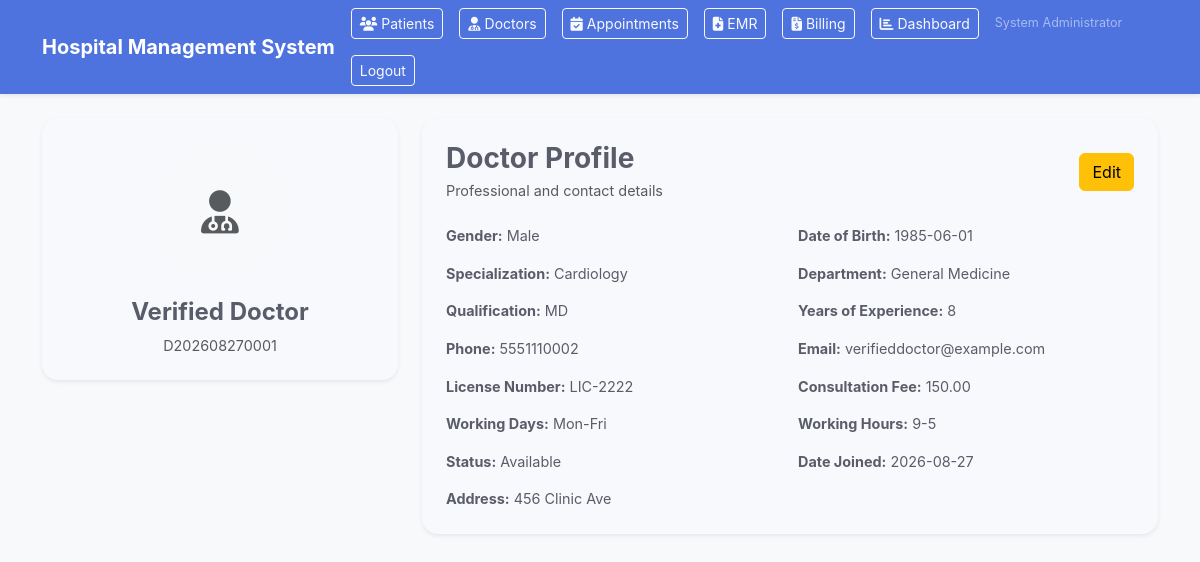
/doctors/profile/1 (signed in), run on the app's committed database.
### Hospital-Management-System/models.py (models this page shows, shortened)
class User(db.Model, UserMixin):
    __tablename__ = "users"
    id = db.Column(db.Integer, primary_key=True)
    username = db.Column(db.String(80), unique=True, nullable=False)
    password_hash = db.Column(db.String(255), nullable=False)
    role = db.Column(db.String(50), nullable=False)
    full_name = db.Column(db.String(120), nullable=False, default="")
    failed_login_attempts = db.Column(db.Integer, default=0, nullable=False)
    is_locked = db.Column(db.Boolean, default=False, nullable=False)
    last_password_change = db.Column(db.DateTime, default=datetime.utcnow, nullable=False)
    patient = db.relationship("Patient", backref="user", uselist=False, cascade="all, delete-orphan")
    doctor = db.relationship("Doctor", backref="user", uselist=False, cascade="all, delete-orphan")
    nurse = db.relationship("Nurse", backref="user", uselist=False, cascade="all, delete-orphan")
    employee = db.relationship("Employee", backref=db.backref("user", uselist=False))

class Doctor(db.Model):
    __tablename__ = "doctors"
    id = db.Column(db.Integer, primary_key=True)
    user_id = db.Column(db.Integer, db.ForeignKey("users.id"), nullable=True)
    doctor_id = db.Column(db.String(50), unique=True, nullable=False, default="")
    first_name = db.Column(db.String(80), nullable=False, default="")
    last_name = db.Column(db.String(80), nullable=False, default="")
    gender = db.Column(db.String(20), nullable=True)
    date_of_birth = db.Column(db.Date, nullable=True)
    national_id = db.Column(db.String(50), nullable=True)
    phone = db.Column(db.String(30), nullable=True)
    email = db.Column(db.String(120), nullable=True)
    address = db.Column(db.Text, nullable=True)
    specialization = db.Column(db.String(120), nullable=True)
    department = db.Column(db.String(120), nullable=True)
    qualification = db.Column(db.String(200), nullable=True)
    years_of_experience = db.Column(db.Integer, default=0)
    license_number = db.Column(db.String(80), nullable=True)
    consultation_fee = db.Column(db.Numeric(10, 2), default=0)
    working_days = db.Column(db.String(120), nullable=True)
    working_hours = db.Column(db.String(120), nullable=True)
    status = db.Column(db.String(50), default="Available")
    profile_photo = db.Column(db.String(255), nullable=True)
    date_joined = db.Column(db.DateTime, default=datetime.utcnow, nullable=False)

### Hospital-Management-System/routes/doctors.py (the view)
@doctors_bp.route("/doctors/profile/<int:doctor_id>")
@login_required
def doctor_profile(doctor_id):
    doctor = Doctor.query.get_or_404(doctor_id)
    return render_template("doctor_profile.html", doctor=doctor, title="Doctor Profile")

### Hospital-Management-System/app.py (called while the page is built)
@login_manager.user_loader
def load_user(user_id: str):
    return get_user_by_id(int(user_id))

@app.before_request
def protect_pages():
    if request.endpoint in {None, "static"}:
        return None
    if request.endpoint in {"auth.login", "auth.logout", "auth.register"}:
        return None
    if current_user.is_authenticated:
        return None
    flash("Please log in to continue.", "warning")
    return redirect(url_for("auth.login"))

@app.context_processor
def inject_settings():
    if 'settings' not in g:
        try:
            if db.inspect(db.engine).has_table('system_settings'):
                g.settings = {s.key: s.value for s in SystemSetting.query.all()}
            else:
                g.settings = {}
        except Exception:
            g.settings = {}
    return dict(settings=g.settings)

### Hospital-Management-System/models.py (called while the page is built)
def get_user_by_id(user_id: int) -> Optional[User]:
    if current_app:
        return User.query.get(user_id)
    from app import app as flask_app
    with flask_app.app_context():
        return User.query.get(user_id)

### Hospital-Management-System/templates/doctors/doctor_profile.html
{% extends "base.html" %}
{% block content %}
<div class="row g-4">
    <div class="col-lg-4">
        <div class="card border-0 shadow-sm rounded-4">
            <div class="card-body text-center p-4">
                {% if doctor.profile_photo %}
                    <img src="{{ url_for('doctors.uploaded_doctor_photo', filename=doctor.profile_photo) }}" class="rounded-circle mb-3" width="140" height="140" style="object-fit: cover;">
                {% else %}
                    <div class="rounded-circle bg-light d-flex align-items-center justify-content-center mb-3" style="width: 140px; height: 140px; margin: 0 auto;">
                        <i class="fas fa-user-md fa-3x text-muted"></i>
                    </div>
                {% endif %}
                <h4 class="fw-bold">{{ doctor.first_name }} {{ doctor.last_name }}</h4>
                <p class="text-muted mb-0">{{ doctor.doctor_id }}</p>
            </div>
        </div>
    </div>
    <div class="col-lg-8">
        <div class="card border-0 shadow-sm rounded-4">
            <div class="card-body p-4">
                <div class="d-flex justify-content-between align-items-center mb-4">
                    <div>
                        <h3 class="fw-bold mb-1">Doctor Profile</h3>
                        <p class="text-muted mb-0">Professional and contact details</p>
                    </div>
                    <a href="{{ url_for('doctors.edit_doctor', doctor_id=doctor.id) }}" class="btn btn-warning">Edit</a>
                </div>
                <div class="row g-3">
                    <div class="col-md-6"><strong>Gender:</strong> {{ doctor.gender }}</div>
                    <div class="col-md-6"><strong>Date of Birth:</strong> {{ doctor.date_of_birth }}</div>
                    <div class="col-md-6"><strong>Specialization:</strong> {{ doctor.specialization }}</div>
                    <div class="col-md-6"><strong>Department:</strong> {{ doctor.department }}</div>
                    <div class="col-md-6"><strong>Qualification:</strong> {{ doctor.qualification }}</div>
                    <div class="col-md-6"><strong>Years of Experience:</strong> {{ doctor.years_of_experience }}</div>
                    <div class="col-md-6"><strong>Phone:</strong> {{ doctor.phone }}</div>
                    <div class="col-md-6"><strong>Email:</strong> {{ doctor.email }}</div>
                    <div class="col-md-6"><strong>License Number:</strong> {{ doctor.license_number }}</div>
                    <div class="col-md-6"><strong>Consultation Fee:</strong> {{ doctor.consultation_fee }}</div>
                    <div class="col-md-6"><strong>Working Days:</strong> {{ doctor.working_days }}</div>
                    <div class="col-md-6"><strong>Working Hours:</strong> {{ doctor.working_hours }}</div>
                    <div class="col-md-6"><strong>Status:</strong> {{ doctor.status }}</div>
                    <div class="col-md-6"><strong>Date Joined:</strong> {{ doctor.date_joined.strftime('%Y-%m-%d') }}</div>
                    <div class="col-md-12"><strong>Address:</strong> {{ doctor.address }}</div>
                </div>
            </div>
        </div>
    </div>
</div>
{% endblock %}

### Hospital-Management-System/templates/base.html (shortened to what this page needs)
<!doctype html>
<html lang="en">
<head>
    <link href="https://cdn.jsdelivr.net/npm/bootstrap@5.3.3/dist/css/bootstrap.min.css" rel="stylesheet">
    <link rel="stylesheet" href="https://cdnjs.cloudflare.com/ajax/libs/font-awesome/6.5.2/css/all.min.css">
    <link rel="stylesheet" href="{{ url_for('static', filename='css/style.css') }}">
</head>
<body class="bg-light">
    <nav class="navbar navbar-expand-lg navbar-dark bg-primary shadow-sm">
        <div class="container">
            <a class="navbar-brand fw-bold" href="{{ url_for('auth.dashboard') if current_user.is_authenticated else url_for('auth.login') }}">Hospital Management System</a>
            {% if current_user.is_authenticated %}
                <div class="d-flex align-items-center gap-3 flex-wrap">
                    <a class="btn btn-outline-light btn-sm" href="{{ url_for('patients.patients_index') }}"><i class="fas fa-users me-1"></i>Patients</a>
                    <a class="btn btn-outline-light btn-sm" href="{{ url_for('doctors.doctors_index') }}"><i class="fas fa-user-md me-1"></i>Doctors</a>
                    <a class="btn btn-outline-light btn-sm" href="{{ url_for('appointments.appointments_index') }}"><i class="fas fa-calendar-check me-1"></i>Appointments</a>
                    <a class="btn btn-outline-light btn-sm" href="{{ url_for('emr.emr_index') }}"><i class="fas fa-file-medical me-1"></i>EMR</a>
                    <a class="btn btn-outline-light btn-sm" href="{{ url_for('billing.billing_index') }}"><i class="fas fa-file-invoice-dollar me-1"></i>Billing</a>
                    <a class="btn btn-outline-light btn-sm" href="{{ url_for('patients.dashboard_patients') }}"><i class="fas fa-chart-bar me-1"></i>Dashboard</a>
                    <span class="text-white-50 small">{{ current_user.full_name or current_user.username }}</span>
                    <a class="btn btn-outline-light btn-sm" href="{{ url_for('auth.logout') }}">Logout</a>
                </div>
            {% endif %}
        </div>
    </nav>
    <main class="container py-4">
        {% block content %}{% endblock %}
    </main>
</body>
</html>

### Hospital-Management-System/static/css/style.css (style rules this page uses)
:root { --bs-primary-rgb: 78, 115, 223; --bs-secondary-rgb: 133, 135, 150; --bs-font-sans-serif: "Inter", -apple-system, BlinkMacSystemFont, "Segoe UI", Roboto, "Helvetica Neue", Arial, sans-serif; --bs-body-font-family: var(--bs-font-sans-serif); --bs-body-font-size: 0.9rem; --bs-body-color: #5a5c69; --bs-body-bg: #f8f9fc; }
body { overflow-x: hidden; }
.navbar { box-shadow: 0 0.15rem 1.75rem 0 rgba(58, 59, 69, 0.15); }
.card { border: none; transition: all 0.3s; }

### data on the page
User: full_name "System Administrator"
Doctor: first_name "Verified", last_name "Doctor", doctor_id "D202608270001", gender "Male", date_of_birth "1985-06-01", specialization "Cardiology", department "General Medicine", qualification "MD", years_of_experience "8", phone "5551110002", email "verifieddoctor@example.com", license_number "LIC-2222", consultation_fee "150.00", working_days "Mon-Fri", working_hours "9-5", status "Available", date_joined "2026-08-27", address "456 Clinic Ave"
